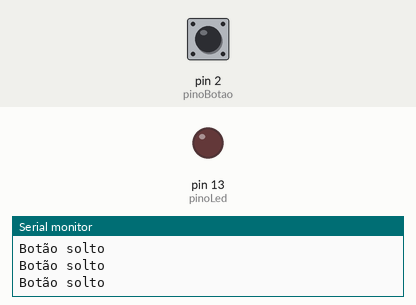
This sketch was run on a simulated Arduino Uno, built with avr-gcc and run on an emulated ATmega328P. On the bench: output pins drawn as LEDs (lit = HIGH), the last lines printed to the serial monitor. Dashed ring = blinking. The inputs (shaded band) are chosen by the test bench; at power-on: pin 2 (pinoBotao) HIGH.

Above: at 1.2 s.
1.3 s: pin 2 (pinoBotao) pulled LOW for 0.15 s
At 1.39 s:
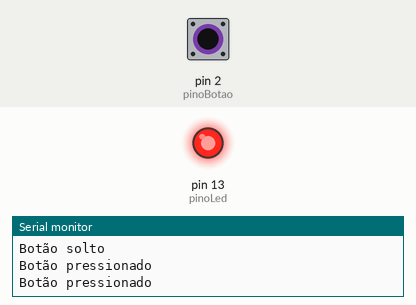
2.9 s: pin 2 (pinoBotao) pulled LOW for 3.2 s
At 7.0 s:
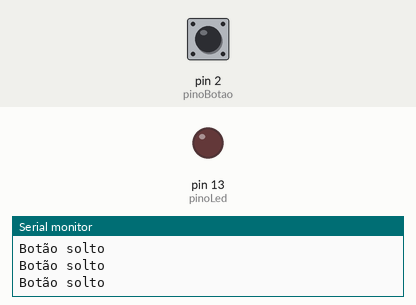
9.1 s: pin 2 (pinoBotao) pulsed LOW 2 times (0.12 s each, 0.3 s apart)
At 9.47 s:
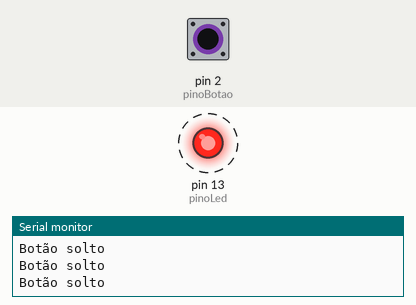
12.7 s: pin 2 (pinoBotao) driven LOW
At 13.3 s:
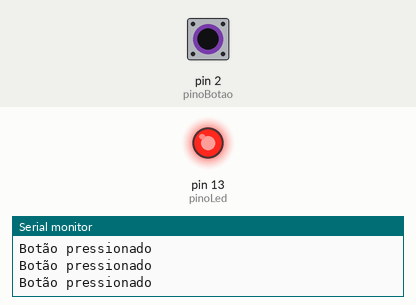
15.7 s: pin 2 (pinoBotao) driven HIGH
At 16.4 s:
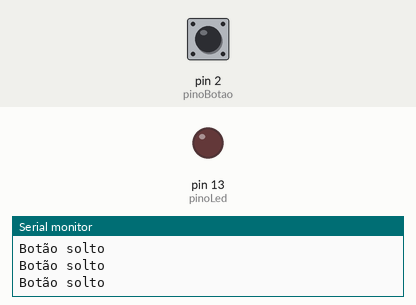
Timing chart, 0 to 18.7 s (numbered marks = the images above; inputs shaded):
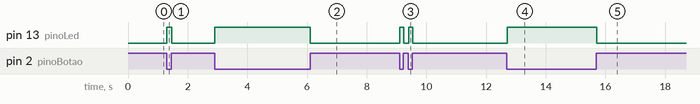

Measured:
- after the input at 1.3 s, pin 13 (pinoLed): LOW → HIGH at once, → LOW 0.17 s later
- after the input at 2.9 s, pin 13 (pinoLed): LOW → HIGH at once, → LOW 3.2 s later
- after the input at 9.1 s, pin 13 (pinoLed): alternates HIGH for 0.12 s and LOW for 0.17 s, 4 changes in all, then stays LOW, starting at once
- after the input at 12.7 s, pin 13 (pinoLed): LOW → HIGH at once
- after the input at 15.7 s, pin 13 (pinoLed): HIGH → LOW at once

The sketch:

sketch.ino
```cpp
// --- BOTÃO COM RESISTOR PULL-UP INTERNO ---

const int pinoBotao = 2;
const int pinoLed = 13;

void setup() {
  pinMode(pinoLed, OUTPUT);
  // Configura o pino 2 como entrada E ativa o resistor de pull-up interno.
  pinMode(pinoBotao, INPUT_PULLUP);
  Serial.begin(9600);
}

void loop() {
  int estadoBotao = digitalRead(pinoBotao);

  // Atente-se, pois a lógica é ao contrário
  // Como é pull-up, o estado normal é HIGH. Pressionar conecta ao GND.
  // Portanto, se o estado for LOW, significa que o botão está pressionado.
  if (estadoBotao == HIGH) {
    // Ação quando o botão não está pressionado
    digitalWrite(pinoLed, !estadoBotao);
    Serial.println("Botão solto");
  } else {
    // Ação quando o botão é pressionado
    digitalWrite(pinoLed, !estadoBotao);
    Serial.println("Botão pressionado");
  }
}
```
